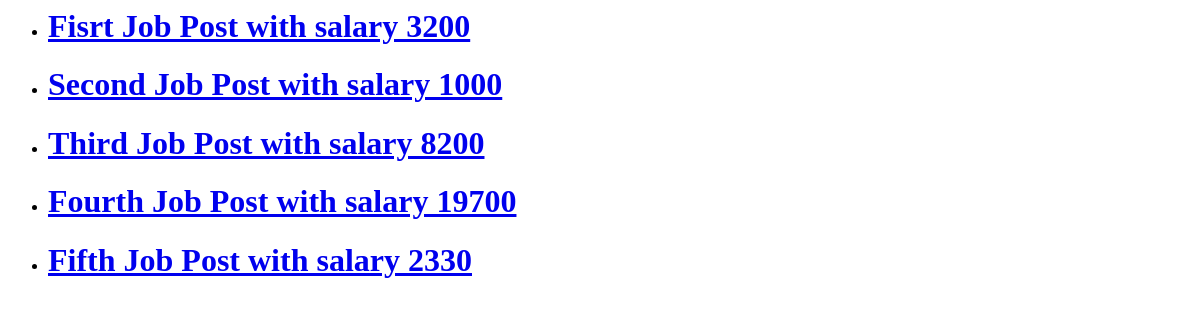
The app's page /, older data.
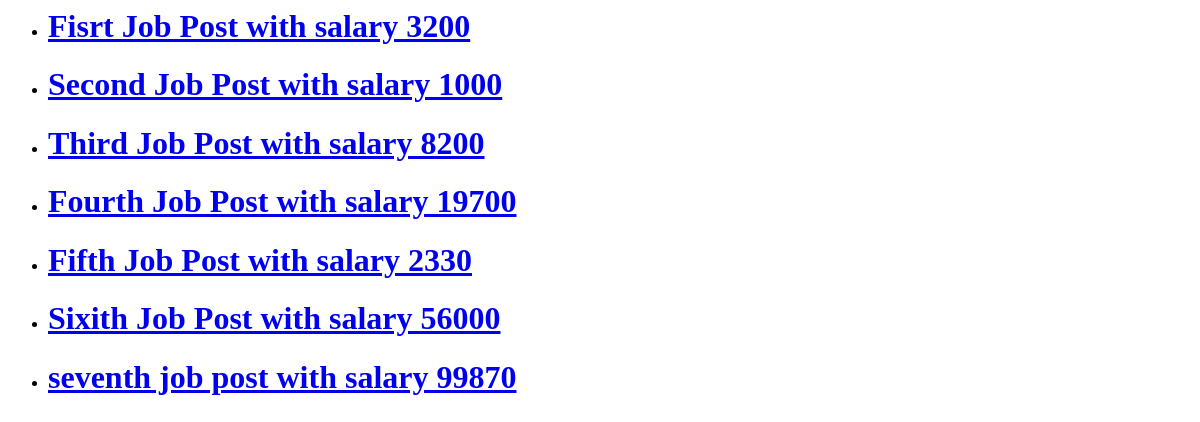
The same page, newer data.
### app/models.py (models this page shows, shortened)
class JobPost(models.Model):
    objects = None
    title = models.CharField(max_length=200)
    description = models.CharField(max_length=200)
    date = models.DateTimeField(auto_now_add=True)
    expiry = models.DateField(null=True)
    salary = models.IntegerField()
    slug = models.SlugField(null=True, max_length=40, unique=True)
    location = models.OneToOneField(Location, null=True,
                                    on_delete=models.CASCADE)
    author = models.ForeignKey(Author, on_delete=models.CASCADE,
                               null=True)
    skills = models.ManyToManyField(Skills)
    def __str__(self):
        return f"{self.title} with salary {self.salary}"

### app/views.py (the view)
# urls.py: path("", job_list, name="jobs_home"),
def job_list(request):
    jobs = JobPost.objects.all()
    contex = {"jobs":jobs}
    return render(request, "app/index.html", contex)

### app/templates/app/index.html
<ul>
  {% for job in jobs %}
  <li>
    <a href ="{% url 'jobs_detail' job.id %}"><h1>{{job}}</h1></a>
  </li>
  {% endfor %}
</ul>

Row changes from the older to the newer data that the page shows:
added JobPost: title+salary "Sixith Job Post with salary 56000"
added JobPost: title+salary "seventh job post with salary 99870"
